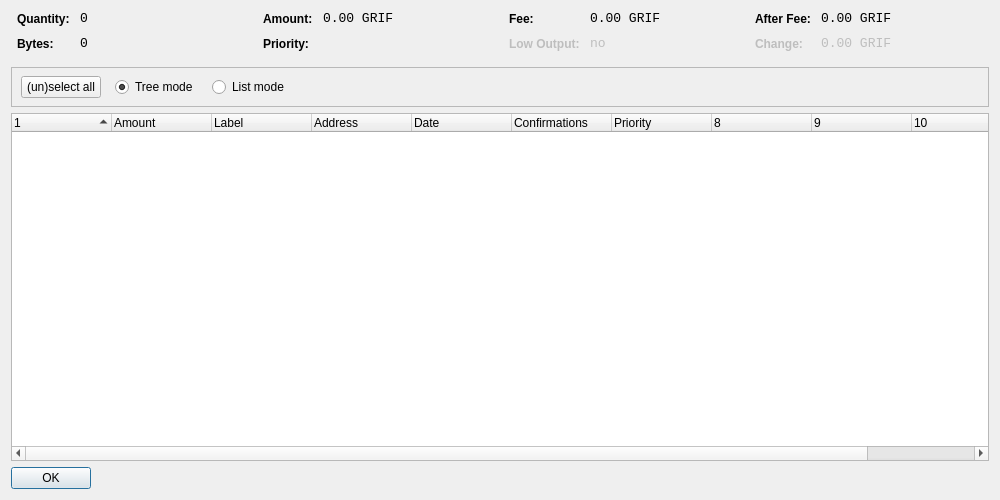
<?xml version="1.0" encoding="UTF-8"?>
<ui version="4.0">
 <class>CoinControlDialog</class>
 <widget class="QDialog" name="CoinControlDialog">
  <property name="geometry">
   <rect>
    <x>0</x>
    <y>0</y>
    <width>1000</width>
    <height>500</height>
   </rect>
  </property>
  <property name="windowTitle">
   <string>Coin Control</string>
  </property>
  <layout class="QVBoxLayout" name="verticalLayout">
   <item>
    <layout class="QHBoxLayout" name="horizontalLayoutTop" stretch="0,0,0,0">
     <property name="topMargin">
      <number>0</number>
     </property>
     <property name="bottomMargin">
      <number>10</number>
     </property>
     <item>
      <layout class="QFormLayout" name="formLayoutCoinControl1">
       <property name="horizontalSpacing">
        <number>10</number>
       </property>
       <property name="verticalSpacing">
        <number>10</number>
       </property>
       <property name="leftMargin">
        <number>6</number>
       </property>
       <property name="rightMargin">
        <number>6</number>
       </property>
       <item row="0" column="0">
        <widget class="QLabel" name="labelCoinControlQuantityText">
         <property name="styleSheet">
          <string notr="true">font-weight:bold;</string>
         </property>
         <property name="text">
          <string>Quantity:</string>
         </property>
        </widget>
       </item>
       <item row="0" column="1">
        <widget class="QLabel" name="labelCoinControlQuantity">
         <property name="font">
          <font>
           <family>Monospace</family>
           <pointsize>10</pointsize>
          </font>
         </property>
         <property name="cursor">
          <cursorShape>IBeamCursor</cursorShape>
         </property>
         <property name="contextMenuPolicy">
          <enum>Qt::ActionsContextMenu</enum>
         </property>
         <property name="text">
          <string notr="true">0</string>
         </property>
         <property name="textInteractionFlags">
          <set>Qt::LinksAccessibleByMouse|Qt::TextSelectableByKeyboard|Qt::TextSelectableByMouse</set>
         </property>
        </widget>
       </item>
       <item row="1" column="0">
        <widget class="QLabel" name="labelCoinControlBytesText">
         <property name="styleSheet">
          <string notr="true">font-weight:bold;</string>
         </property>
         <property name="text">
          <string>Bytes:</string>
         </property>
        </widget>
       </item>
       <item row="1" column="1">
        <widget class="QLabel" name="labelCoinControlBytes">
         <property name="font">
          <font>
           <family>Monospace</family>
           <pointsize>10</pointsize>
          </font>
         </property>
         <property name="cursor">
          <cursorShape>IBeamCursor</cursorShape>
         </property>
         <property name="contextMenuPolicy">
          <enum>Qt::ActionsContextMenu</enum>
         </property>
         <property name="text">
          <string notr="true">0</string>
         </property>
         <property name="textInteractionFlags">
          <set>Qt::LinksAccessibleByMouse|Qt::TextSelectableByKeyboard|Qt::TextSelectableByMouse</set>
         </property>
        </widget>
       </item>
      </layout>
     </item>
     <item>
      <layout class="QFormLayout" name="formLayoutCoinControl2">
       <property name="horizontalSpacing">
        <number>10</number>
       </property>
       <property name="verticalSpacing">
        <number>10</number>
       </property>
       <property name="leftMargin">
        <number>6</number>
       </property>
       <property name="rightMargin">
        <number>6</number>
       </property>
       <item row="0" column="0">
        <widget class="QLabel" name="labelCoinControlAmountText">
         <property name="styleSheet">
          <string notr="true">font-weight:bold;</string>
         </property>
         <property name="text">
          <string>Amount:</string>
         </property>
        </widget>
       </item>
       <item row="0" column="1">
        <widget class="QLabel" name="labelCoinControlAmount">
         <property name="font">
          <font>
           <family>Monospace</family>
           <pointsize>10</pointsize>
          </font>
         </property>
         <property name="cursor">
          <cursorShape>IBeamCursor</cursorShape>
         </property>
         <property name="contextMenuPolicy">
          <enum>Qt::ActionsContextMenu</enum>
         </property>
         <property name="text">
          <string notr="true">0.00 GRIF</string>
         </property>
         <property name="textInteractionFlags">
          <set>Qt::LinksAccessibleByMouse|Qt::TextSelectableByKeyboard|Qt::TextSelectableByMouse</set>
         </property>
        </widget>
       </item>
       <item row="1" column="0">
        <widget class="QLabel" name="labelCoinControlPriorityText">
         <property name="styleSheet">
          <string notr="true">font-weight:bold;</string>
         </property>
         <property name="text">
          <string>Priority:</string>
         </property>
        </widget>
       </item>
       <item row="1" column="1">
        <widget class="QLabel" name="labelCoinControlPriority">
         <property name="font">
          <font>
           <family>Monospace</family>
           <pointsize>10</pointsize>
          </font>
         </property>
         <property name="cursor">
          <cursorShape>IBeamCursor</cursorShape>
         </property>
         <property name="contextMenuPolicy">
          <enum>Qt::ActionsContextMenu</enum>
         </property>
         <property name="text">
          <string/>
         </property>
         <property name="textInteractionFlags">
          <set>Qt::LinksAccessibleByMouse|Qt::TextSelectableByKeyboard|Qt::TextSelectableByMouse</set>
         </property>
        </widget>
       </item>
      </layout>
     </item>
     <item>
      <layout class="QFormLayout" name="formLayoutCoinControl3">
       <property name="horizontalSpacing">
        <number>10</number>
       </property>
       <property name="verticalSpacing">
        <number>10</number>
       </property>
       <property name="leftMargin">
        <number>6</number>
       </property>
       <property name="rightMargin">
        <number>6</number>
       </property>
       <item row="0" column="0">
        <widget class="QLabel" name="labelCoinControlFeeText">
         <property name="styleSheet">
          <string notr="true">font-weight:bold;</string>
         </property>
         <property name="text">
          <string>Fee:</string>
         </property>
        </widget>
       </item>
       <item row="0" column="1">
        <widget class="QLabel" name="labelCoinControlFee">
         <property name="font">
          <font>
           <family>Monospace</family>
           <pointsize>10</pointsize>
          </font>
         </property>
         <property name="cursor">
          <cursorShape>IBeamCursor</cursorShape>
         </property>
         <property name="contextMenuPolicy">
          <enum>Qt::ActionsContextMenu</enum>
         </property>
         <property name="text">
          <string notr="true">0.00 GRIF</string>
         </property>
         <property name="textInteractionFlags">
          <set>Qt::LinksAccessibleByMouse|Qt::TextSelectableByKeyboard|Qt::TextSelectableByMouse</set>
         </property>
        </widget>
       </item>
       <item row="1" column="0">
        <widget class="QLabel" name="labelCoinControlLowOutputText">
         <property name="enabled">
          <bool>false</bool>
         </property>
         <property name="styleSheet">
          <string notr="true">font-weight:bold;</string>
         </property>
         <property name="text">
          <string>Low Output:</string>
         </property>
        </widget>
       </item>
       <item row="1" column="1">
        <widget class="QLabel" name="labelCoinControlLowOutput">
         <property name="enabled">
          <bool>false</bool>
         </property>
         <property name="font">
          <font>
           <family>Monospace</family>
           <pointsize>10</pointsize>
          </font>
         </property>
         <property name="cursor">
          <cursorShape>IBeamCursor</cursorShape>
         </property>
         <property name="contextMenuPolicy">
          <enum>Qt::ActionsContextMenu</enum>
         </property>
         <property name="text">
          <string notr="true">no</string>
         </property>
         <property name="textInteractionFlags">
          <set>Qt::LinksAccessibleByMouse|Qt::TextSelectableByKeyboard|Qt::TextSelectableByMouse</set>
         </property>
        </widget>
       </item>
      </layout>
     </item>
     <item>
      <layout class="QFormLayout" name="formLayoutCoinControl4">
       <property name="horizontalSpacing">
        <number>10</number>
       </property>
       <property name="verticalSpacing">
        <number>10</number>
       </property>
       <property name="leftMargin">
        <number>6</number>
       </property>
       <property name="rightMargin">
        <number>6</number>
       </property>
       <item row="0" column="0">
        <widget class="QLabel" name="labelCoinControlAfterFeeText">
         <property name="styleSheet">
          <string notr="true">font-weight:bold;</string>
         </property>
         <property name="text">
          <string>After Fee:</string>
         </property>
        </widget>
       </item>
       <item row="0" column="1">
        <widget class="QLabel" name="labelCoinControlAfterFee">
         <property name="font">
          <font>
           <family>Monospace</family>
           <pointsize>10</pointsize>
          </font>
         </property>
         <property name="cursor">
          <cursorShape>IBeamCursor</cursorShape>
         </property>
         <property name="contextMenuPolicy">
          <enum>Qt::ActionsContextMenu</enum>
         </property>
         <property name="text">
          <string notr="true">0.00 GRIF</string>
         </property>
         <property name="textInteractionFlags">
          <set>Qt::LinksAccessibleByMouse|Qt::TextSelectableByKeyboard|Qt::TextSelectableByMouse</set>
         </property>
        </widget>
       </item>
       <item row="1" column="0">
        <widget class="QLabel" name="labelCoinControlChangeText">
         <property name="enabled">
          <bool>false</bool>
         </property>
         <property name="styleSheet">
          <string notr="true">font-weight:bold;</string>
         </property>
         <property name="text">
          <string>Change:</string>
         </property>
        </widget>
       </item>
       <item row="1" column="1">
        <widget class="QLabel" name="labelCoinControlChange">
         <property name="enabled">
          <bool>false</bool>
         </property>
         <property name="font">
          <font>
           <family>Monospace</family>
           <pointsize>10</pointsize>
          </font>
         </property>
         <property name="cursor">
          <cursorShape>IBeamCursor</cursorShape>
         </property>
         <property name="contextMenuPolicy">
          <enum>Qt::ActionsContextMenu</enum>
         </property>
         <property name="text">
          <string notr="true">0.00 GRIF</string>
         </property>
         <property name="textInteractionFlags">
          <set>Qt::LinksAccessibleByMouse|Qt::TextSelectableByKeyboard|Qt::TextSelectableByMouse</set>
         </property>
        </widget>
       </item>
      </layout>
     </item>
    </layout>
   </item>
   <item>
    <widget class="QFrame" name="frame">
     <property name="minimumSize">
      <size>
       <width>0</width>
       <height>40</height>
      </size>
     </property>
     <property name="frameShape">
      <enum>QFrame::StyledPanel</enum>
     </property>
     <property name="frameShadow">
      <enum>QFrame::Sunken</enum>
     </property>
     <widget class="QWidget" name="horizontalLayoutWidget">
      <property name="geometry">
       <rect>
        <x>10</x>
        <y>0</y>
        <width>781</width>
        <height>41</height>
       </rect>
      </property>
      <layout class="QHBoxLayout" name="horizontalLayoutPanel" stretch="0,0,0,0,0">
       <property name="spacing">
        <number>14</number>
       </property>
       <item>
        <widget class="QPushButton" name="pushButtonSelectAll">
         <property name="sizePolicy">
          <sizepolicy hsizetype="Maximum" vsizetype="Fixed">
           <horstretch>0</horstretch>
           <verstretch>0</verstretch>
          </sizepolicy>
         </property>
         <property name="text">
          <string>(un)select all</string>
         </property>
        </widget>
       </item>
       <item>
        <widget class="QRadioButton" name="radioTreeMode">
         <property name="sizePolicy">
          <sizepolicy hsizetype="Maximum" vsizetype="Fixed">
           <horstretch>0</horstretch>
           <verstretch>0</verstretch>
          </sizepolicy>
         </property>
         <property name="text">
          <string>Tree mode</string>
         </property>
         <property name="checked">
          <bool>true</bool>
         </property>
        </widget>
       </item>
       <item>
        <widget class="QRadioButton" name="radioListMode">
         <property name="sizePolicy">
          <sizepolicy hsizetype="Maximum" vsizetype="Fixed">
           <horstretch>0</horstretch>
           <verstretch>0</verstretch>
          </sizepolicy>
         </property>
         <property name="text">
          <string>List mode</string>
         </property>
        </widget>
       </item>
       <item>
        <spacer name="horizontalSpacer">
         <property name="orientation">
          <enum>Qt::Horizontal</enum>
         </property>
         <property name="sizeHint" stdset="0">
          <size>
           <width>40</width>
           <height>20</height>
          </size>
         </property>
        </spacer>
       </item>
      </layout>
     </widget>
    </widget>
   </item>
   <item>
    <widget class="CoinControlTreeWidget" name="treeWidget">
     <property name="contextMenuPolicy">
      <enum>Qt::CustomContextMenu</enum>
     </property>
     <property name="sortingEnabled">
      <bool>false</bool>
     </property>
     <property name="columnCount">
      <number>11</number>
     </property>
     <attribute name="headerShowSortIndicator" stdset="0">
      <bool>true</bool>
     </attribute>
     <attribute name="headerStretchLastSection">
      <bool>false</bool>
     </attribute>
     <column>
      <property name="text">
       <string/>
      </property>
     </column>
     <column>
      <property name="text">
       <string>Amount</string>
      </property>
     </column>
     <column>
      <property name="text">
       <string>Label</string>
      </property>
     </column>
     <column>
      <property name="text">
       <string>Address</string>
      </property>
     </column>
     <column>
      <property name="text">
       <string>Date</string>
      </property>
     </column>
     <column>
      <property name="text">
       <string>Confirmations</string>
      </property>
      <property name="toolTip">
       <string>Confirmed</string>
      </property>
     </column>
     <column>
      <property name="text">
       <string>Priority</string>
      </property>
     </column>
     <column>
      <property name="text">
       <string/>
      </property>
     </column>
     <column>
      <property name="text">
       <string/>
      </property>
     </column>
     <column>
      <property name="text">
       <string/>
      </property>
     </column>
     <column>
      <property name="text">
       <string/>
      </property>
     </column>
    </widget>
   </item>
   <item>
    <widget class="QDialogButtonBox" name="buttonBox">
     <property name="sizePolicy">
      <sizepolicy hsizetype="Maximum" vsizetype="Fixed">
       <horstretch>0</horstretch>
       <verstretch>0</verstretch>
      </sizepolicy>
     </property>
     <property name="orientation">
      <enum>Qt::Horizontal</enum>
     </property>
     <property name="standardButtons">
      <set>QDialogButtonBox::Ok</set>
     </property>
    </widget>
   </item>
  </layout>
 </widget>
 <customwidgets>
  <customwidget>
   <class>CoinControlTreeWidget</class>
   <extends>QTreeWidget</extends>
   <header>coincontroltreewidget.h</header>
  </customwidget>
 </customwidgets>
 <resources/>
 <connections/>
</ui>
